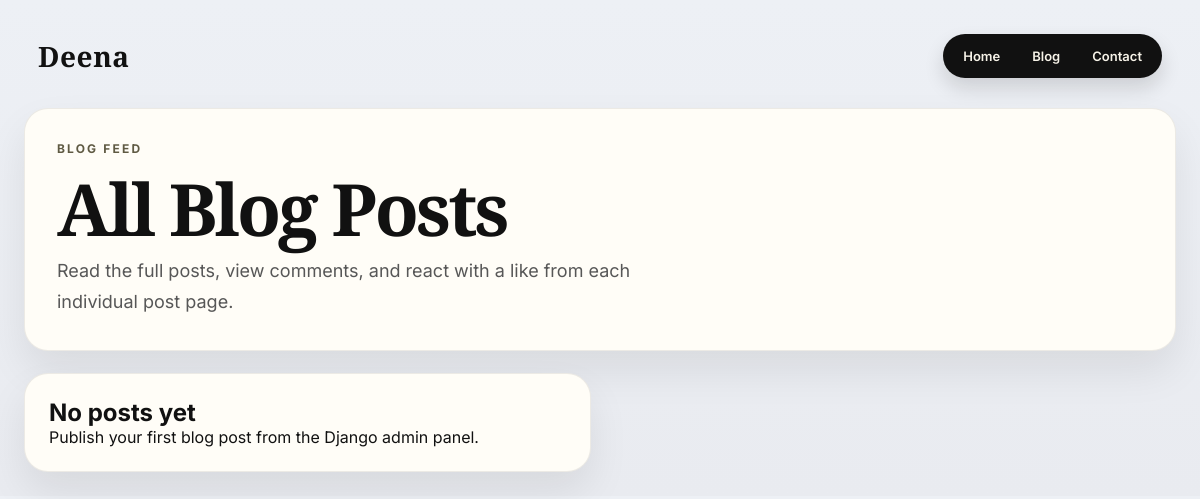
/blog/, run on an earlier commit of the app's database.
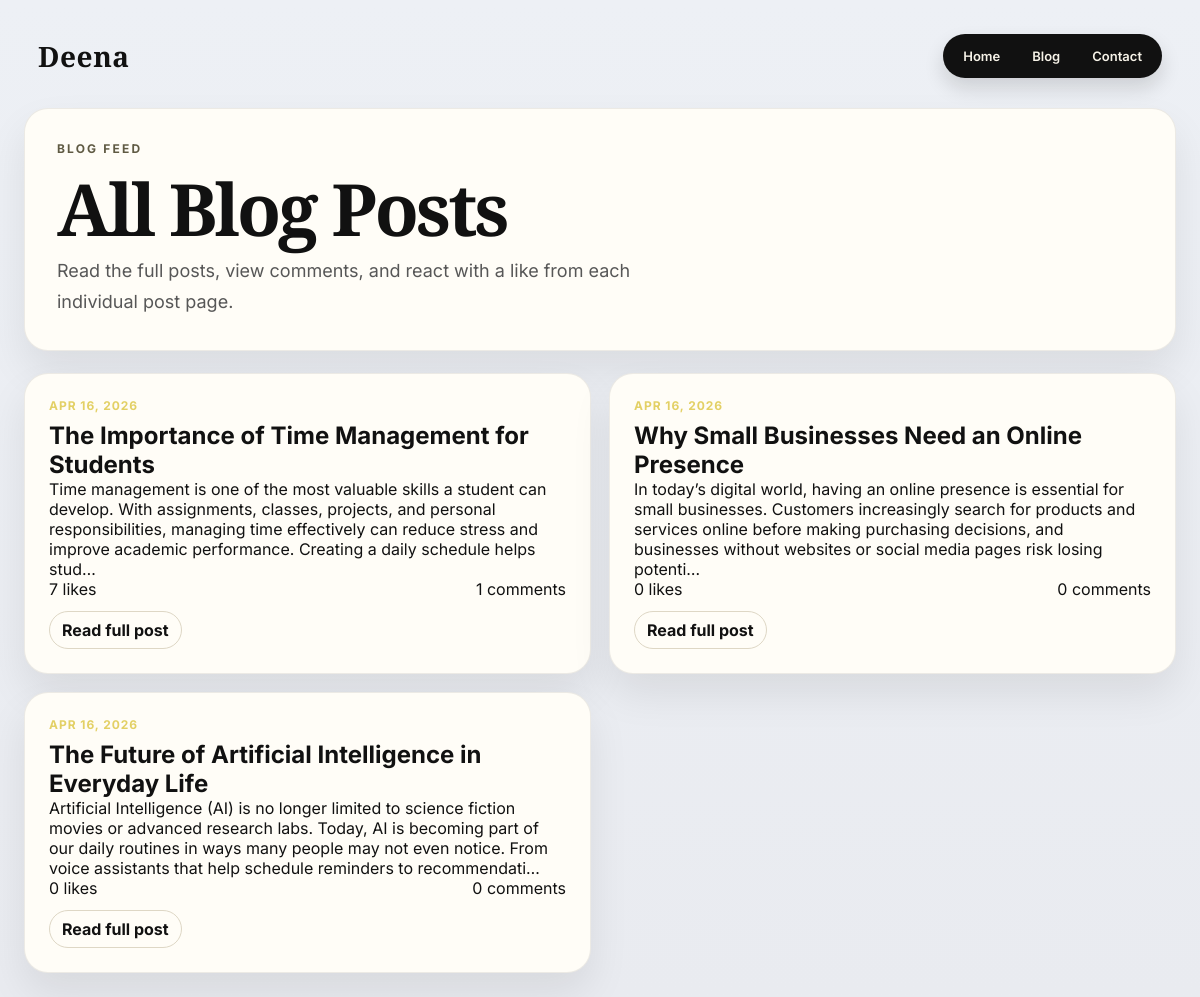
And on a later commit of the database.
### web/models.py (models this page shows, shortened)
class BlogModel(models.Model):
    title = models.CharField(max_length=100)
    slug = models.SlugField(max_length=120, unique=True, blank=True, null=True)
    date_uploaded = models.DateTimeField(auto_now_add=True)
    image = models.ImageField(upload_to='blog_images/', blank=True, null=True)
    body = models.TextField(max_length=5000)
    likes = models.PositiveIntegerField(default=0)
    class Meta:
        ordering = ['-date_uploaded']

### web/views.py (the view)
# urls.py: path('blog/', blog_list, name='blog_list'),
def blog_list(request):
    posts = BlogModel.objects.all()
    return render(request, 'blog_list.html', {'posts': posts})

### web/templates/blog_list.html (shortened to what this page needs)
{% load static %}
<!DOCTYPE html>
<html lang="en">
<head>
  <link rel="stylesheet" href="{% static 'web/style.css' %}">
</head>
<body>
  <header class="topbar">
    <div class="logo">Deena</div>
    <nav class="nav-pill" aria-label="Primary navigation">
      <a href="{% url 'index' %}">Home</a>
      <a href="{% url 'blog_list' %}">Blog</a>
      <a href="{% url 'index' %}#contact">Contact</a>
    </nav>
  </header>
  <main class="blog-page">
    <section class="blog-page-hero">
      <p class="eyebrow">Blog Feed</p>
      <h1>All Blog Posts</h1>
      <p class="hero-summary">Read the full posts, view comments, and react with a like from each individual post page.</p>
    </section>
    <section class="blog-list-grid">
      {% for post in posts %}
        <article class="blog-list-card blog-list-card-clickable" data-url="{% url 'blog_detail' post.slug %}" tabindex="0" role="link" aria-label="Open {{ post.title }}">
          <p class="blog-date">{{ post.date_uploaded|date:"M d, Y" }}</p>
          <h2>{{ post.title }}</h2>
          <p>{{ post.body|truncatechars:260 }}</p>
          <div class="blog-list-meta">
            <span>{{ post.likes }} likes</span>
            <span>{{ post.comments.count }} comments</span>
          </div>
          <a class="blog-read-more" href="{% url 'blog_detail' post.slug %}">Read full post</a>
        </article>
      {% empty %}
        <article class="blog-list-card blog-list-empty">
          <h2>No posts yet</h2>
          <p>Publish your first blog post from the Django admin panel.</p>
        </article>
      {% endfor %}
    </section>
  </main>
</body>
</html>

### web/static/web/style.css (style rules this page uses)
* { margin: 0; padding: 0; box-sizing: border-box; }
:root { --page-bg: #e9ebf0; --panel: #f7f3e8; --paper: #fffdf7; --ink: #111111; --muted: #575757; --line: #ded7c5; --soft-line: rgba(17, 17, 17, 0.08); --accent: #e3d065; --accent-2: #d6c8a0; --dark: #121212; }
html { scroll-behavior: smooth; }
body { font-family: 'Inter', 'Segoe UI', sans-serif; background: linear-gradient(180deg, #edf0f5 0%, var(--page-bg) 100%); color: var(--ink); padding: 24px; }
.topbar { display: flex; justify-content: space-between; align-items: center; gap: 16px; max-width: 1480px; margin: 0 auto 20px; padding: 10px 14px; }
.logo { font-family: 'Playfair Display', Georgia, serif; font-size: 28px; font-weight: 800; letter-spacing: 0.02em; }
.nav-pill { display: inline-flex; align-items: center; gap: 4px; padding: 6px; border-radius: 999px; background: #111111; box-shadow: 0 10px 20px rgba(17, 17, 17, 0.14); }
.nav-pill a { text-decoration: none; color: #f7f3e8; font-size: 13px; font-weight: 600; padding: 8px 14px; border-radius: 999px; transition: background-color 0.2s ease, color 0.2s ease; }
.eyebrow { font-size: 12px; font-weight: 700; letter-spacing: 0.18em; text-transform: uppercase; color: #5f5a43; margin-bottom: 18px; }
.hero-summary { font-size: 18px; line-height: 1.7; color: var(--muted); max-width: 58ch; }
.blog-date { font-size: 12px; font-weight: 700; letter-spacing: 0.08em; text-transform: uppercase; color: var(--accent); margin-bottom: 8px; }
.blog-read-more { display: inline-flex; margin-top: 12px; color: #ffffff; text-decoration: none; font-weight: 700; border-bottom: 1px solid rgba(255, 255, 255, 0.35); }
.blog-list-card .blog-read-more { color: #111111; border-bottom-color: rgba(17, 17, 17, 0.35); padding: 8px 12px; border: 1px solid var(--line); border-radius: 999px; border-bottom-width: 1px; }
.blog-page, .blog-detail-page { max-width: 1200px; margin: 0 auto; display: grid; gap: 22px; }
.blog-page-hero, .blog-list-card, .blog-detail-card, .comments-card { background: var(--paper); border: 1px solid var(--soft-line); border-radius: 24px; box-shadow: 0 20px 40px rgba(17, 17, 17, 0.08); }
.blog-page-hero { padding: 32px; }
.blog-page-hero h1, .blog-detail-card h1 { font-family: 'Playfair Display', Georgia, serif; font-size: clamp(3rem, 6vw, 5rem); line-height: 0.95; letter-spacing: -0.04em; margin-bottom: 14px; }
.blog-list-grid { display: grid; grid-template-columns: repeat(2, minmax(0, 1fr)); gap: 18px; }
.blog-list-card, .blog-detail-card, .comments-card { padding: 24px; }
.blog-list-card-clickable { cursor: pointer; }
.blog-list-meta, .blog-action-row, .comment-meta { display: flex; align-items: center; justify-content: space-between; gap: 12px; flex-wrap: wrap; }

What changed in the data, as far as the page shows it:
added BlogModel: date_uploaded "APR 16, 2026", title "The Importance of Time Management for Students", body "Time management is one of the most valuable skills a student can develop. With assignments, classes, projects, and personal responsibilities, managing time effectively can reduce stress and improve academic performance. Creating a daily schedule helps stud…", likes "7", comments.count "1"
added BlogModel: date_uploaded "APR 16, 2026", title "Why Small Businesses Need an Online Presence", body "In today’s digital world, having an online presence is essential for small businesses. Customers increasingly search for products and services online before making purchasing decisions, and businesses without websites or social media pages risk losing potenti…", likes "0", comments.count "0"
added BlogModel: date_uploaded "APR 16, 2026", title "The Future of Artificial Intelligence in Everyday Life", body "Artificial Intelligence (AI) is no longer limited to science fiction movies or advanced research labs. Today, AI is becoming part of our daily routines in ways many people may not even notice. From voice assistants that help schedule reminders to recommendati…", likes "0", comments.count "0"
Also different on the page:
text no longer shown: "No posts yet Publish your first blog post from the Django admin panel."
